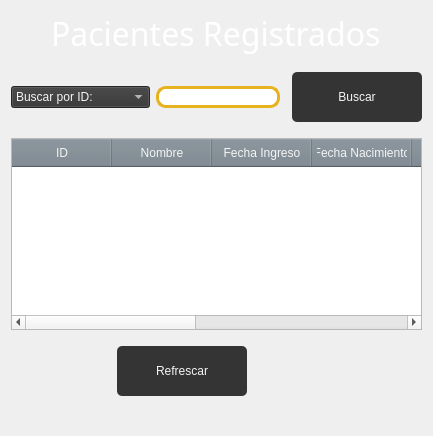
                <widget class="QWidget" name="tab_2">
                 <attribute name="title">
                  <string>Empleados Registrados</string>
                 </attribute>
                 <layout class="QGridLayout" name="gridLayout_3">
                  <property name="bottomMargin">
                   <number>30</number>
                  </property>
                  <item row="4" column="1" colspan="2" alignment="Qt::AlignHCenter">
                   <widget class="QPushButton" name="RefrescarBotonRegistrados">
                    <property name="minimumSize">
                     <size>
                      <width>130</width>
                      <height>70</height>
                     </size>
                    </property>
                    <property name="cursor">
                     <cursorShape>PointingHandCursor</cursorShape>
                    </property>
                    <property name="styleSheet">
                     <string notr="true">QPushButton{
	background-color: #343434;
	font: 87 14pt &quot;Arial Black&quot;;
	color: whitesmoke;
	border-radius: 5px;
	border: .5px solid #e6b31e;
	margin: 10 px;
	right-margin: 10px;
}

QPushButton:hover{
	background-color: #e6b31e;
	font: 87 14pt &quot;Arial Black&quot;;
	color: whitesmoke;
	border-radius: 5px;
	border: 1.5px solid #e6b31e;
	margin: 10 px;
	right-margin: 10px;
}

</string>
                    </property>
                    <property name="text">
                     <string>Refrescar</string>
                    </property>
                   </widget>
                  </item>
                  <item row="2" column="2">
                   <widget class="QLineEdit" name="BuscarRegistradosPacientesText">
                    <property name="styleSheet">
                     <string notr="true">font: 63 20pt &quot;Bahnschrift SemiBold SemiConden&quot;;
background-color: rgb(255, 255, 255);
border: 3px solid #e6b31e;
border-radius: 10px;
</string>
                    </property>
                   </widget>
                  </item>
                  <item row="2" column="4">
                   <widget class="QPushButton" name="BuscarBotonRegistrados">
                    <property name="minimumSize">
                     <size>
                      <width>130</width>
                      <height>70</height>
                     </size>
                    </property>
                    <property name="cursor">
                     <cursorShape>PointingHandCursor</cursorShape>
                    </property>
                    <property name="styleSheet">
                     <string notr="true">QPushButton{
	background-color: #343434;
	font: 87 14pt &quot;Arial Black&quot;;
	color: whitesmoke;
	border-radius: 5px;
	border: .5px solid #e6b31e;
	margin: 10 px;
	right-margin: 10px;
}

QPushButton:hover{
	background-color: #e6b31e;
	font: 87 14pt &quot;Arial Black&quot;;
	color: whitesmoke;
	border-radius: 5px;
	border: 1.5px solid #343434;
	margin: 10 px;
	right-margin: 10px;
}

</string>
                    </property>
                    <property name="text">
                     <string>Buscar</string>
                    </property>
                   </widget>
                  </item>
                  <item row="2" column="0" colspan="2">
                   <widget class="QComboBox" name="BuscarRegistradosCombobox">
                    <property name="contextMenuPolicy">
                     <enum>Qt::DefaultContextMenu</enum>
                    </property>
                    <property name="styleSheet">
                     <string notr="true">font: 63 20pt &quot;Bahnschrift SemiBold SemiConden&quot;;
border: .5px solid #e6b31e;
background-color: rgb(52, 52, 52);
color: whitesmoke;</string>
                    </property>
                    <item>
                     <property name="text">
                      <string>Buscar por ID:</string>
                     </property>
                    </item>
                    <item>
                     <property name="text">
                      <string>Buscar por Nombre:</string>
                     </property>
                    </item>
                    <item>
                     <property name="text">
                      <string/>
                     </property>
                    </item>
                   </widget>
                  </item>
                  <item row="3" column="0" colspan="5">
                   <widget class="QTableWidget" name="TablaEmpleados">
                    <property name="styleSheet">
                     <string notr="true">QHeaderView::section{
	padding: 5px;
	background-color: #77838d;
	border: .5px solid #034aa6;
	font: 87 13pt &quot;Arial Black&quot;;
	color: whitesmoke;

}</string>
                    </property>
                    <property name="dragEnabled">
                     <bool>false</bool>
                    </property>
                    <attribute name="horizontalHeaderCascadingSectionResizes">
                     <bool>false</bool>
                    </attribute>
                    <attribute name="horizontalHeaderHighlightSections">
                     <bool>false</bool>
                    </attribute>
                    <attribute name="horizontalHeaderShowSortIndicator" stdset="0">
                     <bool>false</bool>
                    </attribute>
                    <attribute name="horizontalHeaderStretchLastSection">
                     <bool>true</bool>
                    </attribute>
                    <attribute name="verticalHeaderVisible">
                     <bool>false</bool>
                    </attribute>
                    <attribute name="verticalHeaderShowSortIndicator" stdset="0">
                     <bool>false</bool>
                    </attribute>
                    <column>
                     <property name="text">
                      <string>ID</string>
                     </property>
                    </column>
                    <column>
                     <property name="text">
                      <string>Nombre</string>
                     </property>
                    </column>
                    <column>
                     <property name="text">
                      <string>Fecha Ingreso</string>
                     </property>
                    </column>
                    <column>
                     <property name="text">
                      <string>Fecha Nacimiento</string>
                     </property>
                    </column>
                    <column>
                     <property name="text">
                      <string>Telefono</string>
                     </property>
                    </column>
                    <column>
                     <property name="text">
                      <string>Rol</string>
                     </property>
                    </column>
                    <column>
                     <property name="text">
                      <string>CURP</string>
                     </property>
                    </column>
                    <column>
                     <property name="text">
                      <string>NSS</string>
                     </property>
                    </column>
                    <column>
                     <property name="text">
                      <string>RFC</string>
                     </property>
                    </column>
                   </widget>
                  </item>
                  <item row="0" column="0" colspan="5" alignment="Qt::AlignHCenter">
                   <widget class="QLabel" name="label_14">
                    <property name="palette">
                     <palette>
                      <active>
                       <colorrole role="WindowText">
                        <brush brushstyle="SolidPattern">
                         <color alpha="255">
                          <red>255</red>
                          <green>255</green>
                          <blue>255</blue>
                         </color>
                        </brush>
                       </colorrole>
                       <colorrole role="Button">
                        <brush brushstyle="SolidPattern">
                         <color alpha="255">
                          <red>35</red>
                          <green>31</green>
                          <blue>32</blue>
                         </color>
                        </brush>
                       </colorrole>
                       <colorrole role="Text">
                        <brush brushstyle="SolidPattern">
                         <color alpha="255">
                          <red>255</red>
                          <green>255</green>
                          <blue>255</blue>
                         </color>
                        </brush>
                       </colorrole>
                       <colorrole role="ButtonText">
                        <brush brushstyle="SolidPattern">
                         <color alpha="255">
                          <red>255</red>
                          <green>255</green>
                          <blue>255</blue>
                         </color>
                        </brush>
                       </colorrole>
                       <colorrole role="Base">
                        <brush brushstyle="SolidPattern">
                         <color alpha="255">
                          <red>35</red>
                          <green>31</green>
                          <blue>32</blue>
                         </color>
                        </brush>
                       </colorrole>
                       <colorrole role="Window">
                        <brush brushstyle="SolidPattern">
                         <color alpha="255">
                          <red>35</red>
                          <green>31</green>
                          <blue>32</blue>
                         </color>
                        </brush>
                       </colorrole>
                      </active>
                      <inactive>
                       <colorrole role="WindowText">
                        <brush brushstyle="SolidPattern">
                         <color alpha="255">
                          <red>255</red>
                          <green>255</green>
                          <blue>255</blue>
                         </color>
                        </brush>
                       </colorrole>
                       <colorrole role="Button">
                        <brush brushstyle="SolidPattern">
                         <color alpha="255">
                          <red>35</red>
                          <green>31</green>
                          <blue>32</blue>
                         </color>
                        </brush>
                       </colorrole>
                       <colorrole role="Text">
                        <brush brushstyle="SolidPattern">
                         <color alpha="255">
                          <red>255</red>
                          <green>255</green>
                          <blue>255</blue>
                         </color>
                        </brush>
                       </colorrole>
                       <colorrole role="ButtonText">
                        <brush brushstyle="SolidPattern">
                         <color alpha="255">
                          <red>255</red>
                          <green>255</green>
                          <blue>255</blue>
                         </color>
                        </brush>
                       </colorrole>
                       <colorrole role="Base">
                        <brush brushstyle="SolidPattern">
                         <color alpha="255">
                          <red>35</red>
                          <green>31</green>
                          <blue>32</blue>
                         </color>
                        </brush>
                       </colorrole>
                       <colorrole role="Window">
                        <brush brushstyle="SolidPattern">
                         <color alpha="255">
                          <red>35</red>
                          <green>31</green>
                          <blue>32</blue>
                         </color>
                        </brush>
                       </colorrole>
                      </inactive>
                      <disabled>
                       <colorrole role="WindowText">
                        <brush brushstyle="SolidPattern">
                         <color alpha="255">
                          <red>255</red>
                          <green>255</green>
                          <blue>255</blue>
                         </color>
                        </brush>
                       </colorrole>
                       <colorrole role="Button">
                        <brush brushstyle="SolidPattern">
                         <color alpha="255">
                          <red>35</red>
                          <green>31</green>
                          <blue>32</blue>
                         </color>
                        </brush>
                       </colorrole>
                       <colorrole role="Text">
                        <brush brushstyle="SolidPattern">
                         <color alpha="255">
                          <red>255</red>
                          <green>255</green>
                          <blue>255</blue>
                         </color>
                        </brush>
                       </colorrole>
                       <colorrole role="ButtonText">
                        <brush brushstyle="SolidPattern">
                         <color alpha="255">
                          <red>255</red>
                          <green>255</green>
                          <blue>255</blue>
                         </color>
                        </brush>
                       </colorrole>
                       <colorrole role="Base">
                        <brush brushstyle="SolidPattern">
                         <color alpha="255">
                          <red>35</red>
                          <green>31</green>
                          <blue>32</blue>
                         </color>
                        </brush>
                       </colorrole>
                       <colorrole role="Window">
                        <brush brushstyle="SolidPattern">
                         <color alpha="255">
                          <red>35</red>
                          <green>31</green>
                          <blue>32</blue>
                         </color>
                        </brush>
                       </colorrole>
                      </disabled>
                     </palette>
                    </property>
                    <property name="font">
                     <font>
                      <family>Bahnschrift SemiBold SemiConden</family>
                      <pointsize>25</pointsize>
                      <weight>7</weight>
                      <italic>false</italic>
                      <bold>false</bold>
                     </font>
                    </property>
                    <property name="styleSheet">
                     <string notr="true">font: 63 25pt &quot;Bahnschrift SemiBold SemiConden&quot;;
color: rgb(255, 255, 255);</string>
                    </property>
                    <property name="text">
                     <string>&lt;html&gt;&lt;head/&gt;&lt;body&gt;&lt;p&gt;&lt;span style=&quot; font-size:24pt; color:#ffffff;&quot;&gt;Pacientes Registrados&lt;/span&gt;&lt;/p&gt;&lt;/body&gt;&lt;/html&gt;</string>
                    </property>
                   </widget>
                  </item>
                 </layout>
                </widget>
